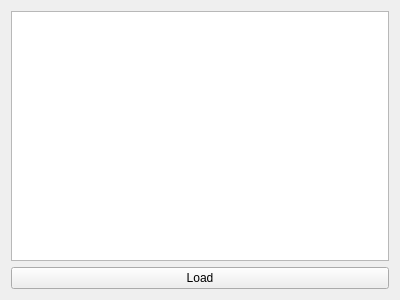
<?xml version="1.0" encoding="UTF-8"?>
<ui version="4.0">
 <class>dbe::GraphView</class>
 <widget class="QWidget" name="dbe::GraphView">
  <property name="geometry">
   <rect>
    <x>0</x>
    <y>0</y>
    <width>400</width>
    <height>300</height>
   </rect>
  </property>
  <property name="windowTitle">
   <string>Form</string>
  </property>
  <layout class="QVBoxLayout" name="verticalLayout_2">
   <item>
    <layout class="QVBoxLayout" name="verticalLayout">
     <item>
      <widget class="QGraphicsView" name="GraphicalView"/>
     </item>
     <item>
      <widget class="QPushButton" name="LoadButton">
       <property name="text">
        <string>Load</string>
       </property>
      </widget>
     </item>
    </layout>
   </item>
  </layout>
 </widget>
 <resources/>
 <connections/>
</ui>
